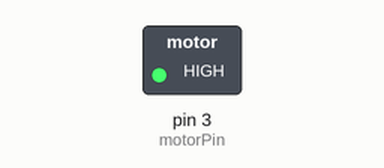
Recording of a sketch running on a simulated Arduino Uno, built with avr-gcc and run on an emulated ATmega328P. Parts: switched loads named in the sketch (green lamp = pin HIGH).

Above: at 0.1 s.
Timing chart, 0 to 1.6 s (numbered marks = the images above):
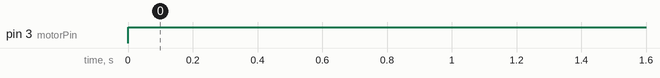

Measured:
- by itself, pin 3 (motorPin): LOW → HIGH at 0.00 s

The sketch:

DCmotor_20221012.ino
```cpp
const int motorPin =3;


void setup() {
 pinMode(motorPin,OUTPUT);

}

void loop() {
  digitalWrite(motorPin,HIGH);

}
```
